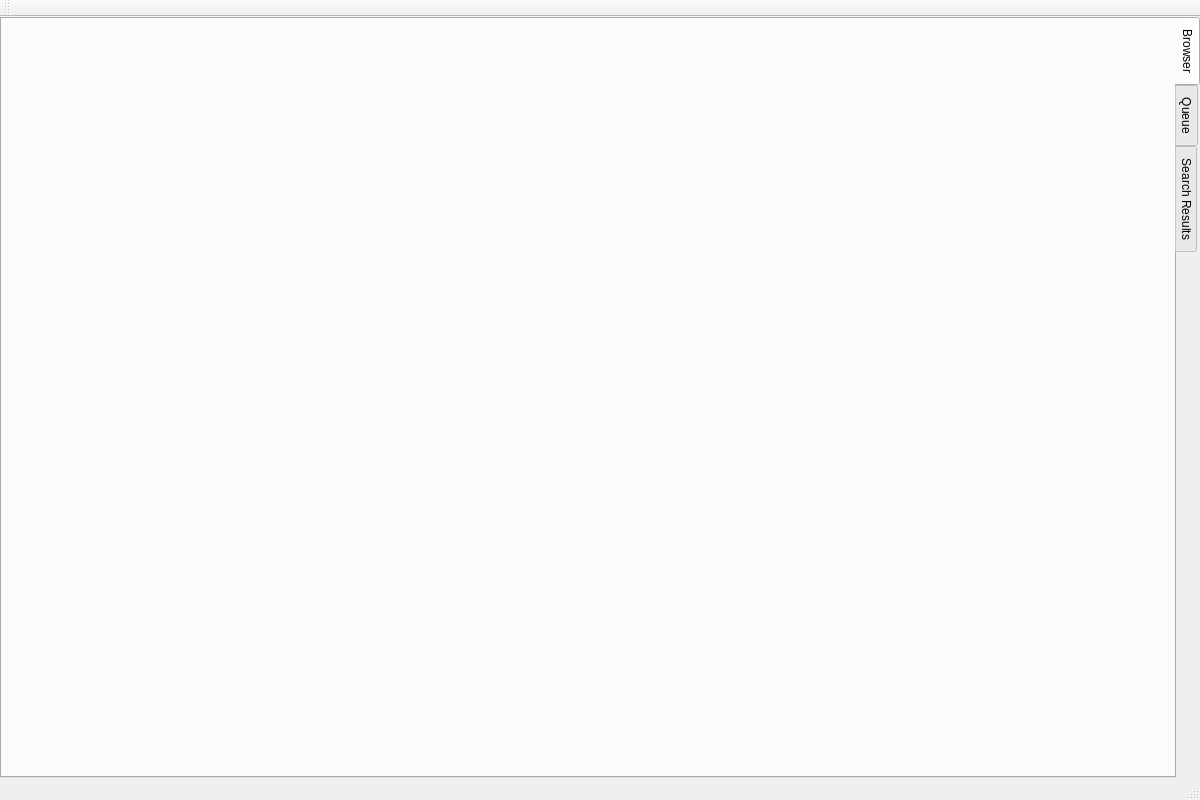
<?xml version="1.0" encoding="UTF-8"?>
<ui version="4.0">
 <class>MainWindow</class>
 <widget class="QMainWindow" name="MainWindow">
  <property name="geometry">
   <rect>
    <x>0</x>
    <y>0</y>
    <width>1200</width>
    <height>800</height>
   </rect>
  </property>
  <property name="windowTitle">
   <string>QuickFile</string>
  </property>
  <widget class="QWidget" name="centralwidget">
   <layout class="QVBoxLayout" name="verticalLayout" stretch="1,0">
    <property name="spacing">
     <number>0</number>
    </property>
    <property name="leftMargin">
     <number>0</number>
    </property>
    <property name="topMargin">
     <number>0</number>
    </property>
    <property name="rightMargin">
     <number>0</number>
    </property>
    <property name="bottomMargin">
     <number>0</number>
    </property>
    <item>
     <widget class="QTabWidget" name="mainTabWidget">
         <property name="tabPosition">
             <enum>QTabWidget::East</enum>
         </property>
      <property name="currentIndex">
       <number>0</number>
      </property>
      <widget class="QWidget" name="browser_tab">
       <attribute name="title">
        <string>Browser</string>
       </attribute>
       <layout class="QHBoxLayout" name="browser_layout">
        <property name="spacing">
         <number>0</number>
        </property>
        <property name="leftMargin">
         <number>0</number>
        </property>
        <property name="topMargin">
         <number>0</number>
        </property>
        <property name="rightMargin">
         <number>0</number>
        </property>
        <property name="bottomMargin">
         <number>0</number>
        </property>
       </layout>
      </widget>
      <widget class="QWidget" name="queue_tab">
       <attribute name="title">
        <string>Queue</string>
       </attribute>
       <layout class="QVBoxLayout" name="queue_layout">
        <property name="spacing">
         <number>0</number>
        </property>
        <property name="leftMargin">
         <number>0</number>
        </property>
        <property name="topMargin">
         <number>0</number>
        </property>
        <property name="rightMargin">
         <number>0</number>
        </property>
        <property name="bottomMargin">
         <number>0</number>
        </property>
       </layout>
      </widget>
      <widget class="QWidget" name="search_tab">
       <attribute name="title">
        <string>Search Results</string>
       </attribute>
       <layout class="QVBoxLayout" name="search_layout">
        <property name="spacing">
         <number>0</number>
        </property>
        <property name="leftMargin">
         <number>0</number>
        </property>
        <property name="topMargin">
         <number>0</number>
        </property>
        <property name="rightMargin">
         <number>0</number>
        </property>
        <property name="bottomMargin">
         <number>0</number>
        </property>
       </layout>
      </widget>
     </widget>
    </item>
    <item>
     <widget class="QWidget" name="function_key_panel_placeholder">
      <property name="sizePolicy">
       <sizepolicy hsizetype="Preferred" vsizetype="Preferred">
        <horstretch>0</horstretch>
        <verstretch>0</verstretch>
       </sizepolicy>
      </property>
     </widget>
    </item>
   </layout>
  </widget>
  <widget class="QMenuBar" name="menubar">
   <property name="geometry">
    <rect>
     <x>0</x>
     <y>0</y>
     <width>1200</width>
     <height>22</height>
    </rect>
   </property>
  </widget>
  <widget class="QStatusBar" name="statusbar"/>
  <widget class="QToolBar" name="mainToolbar">
   <property name="windowTitle">
    <string>Main Toolbar</string>
   </property>
   <attribute name="toolBarArea">
    <enum>TopToolBarArea</enum>
   </attribute>
   <attribute name="toolBarBreak">
    <bool>false</bool>
   </attribute>
  </widget>
 </widget>
 <resources/>
 <connections/>
</ui>
